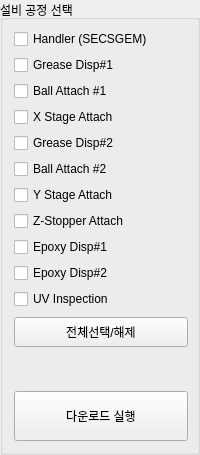
                  <widget class="QGroupBox" name="groupBox_11">
                   <property name="styleSheet">
                    <string notr="true"/>
                   </property>
                   <property name="title">
                    <string>설비 공정 선택</string>
                   </property>
                   <layout class="QVBoxLayout" name="verticalLayout_13">
                    <property name="spacing">
                     <number>6</number>
                    </property>
                    <property name="topMargin">
                     <number>9</number>
                    </property>
                    <property name="rightMargin">
                     <number>9</number>
                    </property>
                    <item>
                     <widget class="QCheckBox" name="check_log_process1">
                      <property name="text">
                       <string>Handler (SECSGEM)</string>
                      </property>
                     </widget>
                    </item>
                    <item>
                     <widget class="QCheckBox" name="check_log_process2">
                      <property name="text">
                       <string>Grease Disp#1</string>
                      </property>
                     </widget>
                    </item>
                    <item>
                     <widget class="QCheckBox" name="check_log_process3">
                      <property name="text">
                       <string>Ball Attach #1</string>
                      </property>
                     </widget>
                    </item>
                    <item>
                     <widget class="QCheckBox" name="check_log_process4">
                      <property name="text">
                       <string>X Stage Attach</string>
                      </property>
                     </widget>
                    </item>
                    <item>
                     <widget class="QCheckBox" name="check_log_process5">
                      <property name="text">
                       <string>Grease Disp#2</string>
                      </property>
                     </widget>
                    </item>
                    <item>
                     <widget class="QCheckBox" name="check_log_process6">
                      <property name="text">
                       <string>Ball Attach #2</string>
                      </property>
                     </widget>
                    </item>
                    <item>
                     <widget class="QCheckBox" name="check_log_process7">
                      <property name="text">
                       <string>Y Stage Attach</string>
                      </property>
                     </widget>
                    </item>
                    <item>
                     <widget class="QCheckBox" name="check_log_process8">
                      <property name="text">
                       <string>Z-Stopper Attach</string>
                      </property>
                     </widget>
                    </item>
                    <item>
                     <widget class="QCheckBox" name="check_log_process9">
                      <property name="text">
                       <string>Epoxy Disp#1</string>
                      </property>
                     </widget>
                    </item>
                    <item>
                     <widget class="QCheckBox" name="check_log_process10">
                      <property name="text">
                       <string>Epoxy Disp#2</string>
                      </property>
                     </widget>
                    </item>
                    <item>
                     <widget class="QCheckBox" name="check_log_process11">
                      <property name="text">
                       <string>UV Inspection</string>
                      </property>
                     </widget>
                    </item>
                    <item>
                     <widget class="QPushButton" name="btn_log_process_selectall">
                      <property name="minimumSize">
                       <size>
                        <width>0</width>
                        <height>30</height>
                       </size>
                      </property>
                      <property name="maximumSize">
                       <size>
                        <width>16777215</width>
                        <height>25</height>
                       </size>
                      </property>
                      <property name="text">
                       <string>전체선택/해제</string>
                      </property>
                     </widget>
                    </item>
                    <item>
                     <spacer name="verticalSpacer_6">
                      <property name="orientation">
                       <enum>Qt::Vertical</enum>
                      </property>
                      <property name="sizeHint" stdset="0">
                       <size>
                        <width>20</width>
                        <height>40</height>
                       </size>
                      </property>
                     </spacer>
                    </item>
                    <item>
                     <widget class="QPushButton" name="btn_log_download_run">
                      <property name="minimumSize">
                       <size>
                        <width>0</width>
                        <height>50</height>
                       </size>
                      </property>
                      <property name="maximumSize">
                       <size>
                        <width>16777215</width>
                        <height>16777215</height>
                       </size>
                      </property>
                      <property name="text">
                       <string>다운로드 실행</string>
                      </property>
                     </widget>
                    </item>
                   </layout>
                  </widget>
